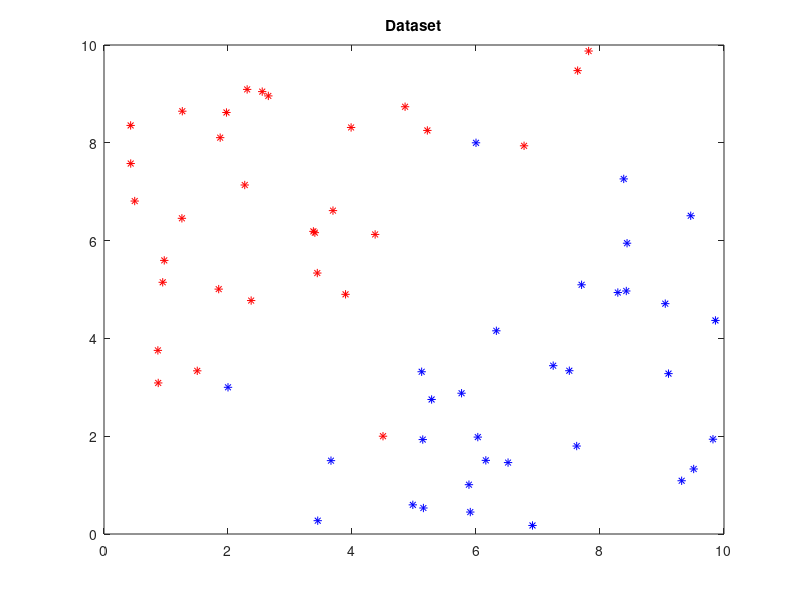

The MATLAB script that drew this image: (Note: this script raises an error after producing the figure.)
%% 
% *Linear Support Vector Machine - Soft Margins*
% 
% Find the separating hyperplane for the data set given by solving the dual 
% problem (5) with C = 10. What is the value of λi corresponding to the misclassified 
% points?

close all;
clear;
clc;
matlab.lang.OnOffSwitchState = 1;
%%
A = [0.4952    6.8088
    2.6505    8.9590
    3.4403    5.3366
    3.4010    6.1624
    5.2153    8.2529
    7.6393    9.4764
    1.5041    3.3370
    3.9855    8.3138
    1.8500    5.0079
    1.2631    8.6463
    3.8957    4.9014
    1.9751    8.6199
    1.2565    6.4558
    4.3732    6.1261
    0.4297    8.3551
    3.6931    6.6134
    7.8164    9.8767
    4.8561    8.7376
    6.7750    7.9386
    2.3734    4.7740
    0.8746    3.0892
    2.3088    9.0919
    2.5520    9.0469
    3.3773    6.1886
    0.8690    3.7550
    1.8738    8.1053
    0.9469    5.1476
    0.9718    5.5951
    0.4309    7.5763
    2.2699    7.1371
    4.5000    2.0000];

B = [7.2450    3.4422
    7.7030    5.0965
    5.7670    2.8791
    3.6610    1.5002
    9.4633    6.5084
    9.8221    1.9383
    8.2874    4.9380
    5.9078    0.4489
    4.9810    0.5962
    5.1516    0.5319
    8.4363    5.9467
    8.4240    4.9696
    7.6240    1.7988
    3.4473    0.2725
    9.0528    4.7106
    9.1046    3.2798
    6.9110    0.1745
    5.1235    3.3181
    7.5051    3.3392
    6.3283    4.1555
    6.1585    1.5058
    8.3827    7.2617
    5.2841    2.7510
    5.1412    1.9314
    6.0290    1.9818
    5.8863    1.0087
    9.5110    1.3298
    9.3170    1.0890
    6.5170    1.4606
    9.8621    4.3674
    6.0000    8.0000
    2.0000    3.0000];

plot(A(:,1),A(:,2), 'r*',B(:,1),B(:,2), 'b*');
title('Dataset');
%%
% Set the environment values
nA = size(A,1);
nB = size(B,1);

% Training set
T = [A;B];

C = 10;
y = [ones(nA,1);-ones(nB,1)];
l = length(y);

% Set Q
Q = zeros(l,l);

for i = 1:l
    for j = 1:l
        Q(i,j) = y(i)*y(j)*T(i,:)*T(j,:)';
    end 
end 

f = -ones(l,1);
lb = zeros(l,1);
ub = C*ones(l,1);

% Set the problem
options = optimset('LargeScale', 'off', 'Display', 'off');
lambda = quadprog(Q,f,[],[],y',0, lb,ub, [], options);

% Set W
w = zeros(2,1);
for i = 1:l
    w = w + lambda(i)*y(i)*T(i,:)';
end

% Set b
indicator = find((lambda > 1e-3) & (lambda <= C-1e-3));
i = indicator(1);
b = 1/y(i) - w'*T(i,:)';

% Plot the hyperplane optimize 
x = 0:0.1:10;
u = (-w(1)/w(2)).*x - b/w(2);
v = (-w(1)/w(2)).*x + (1-b)/w(2);
vv = (-w(1)/w(2)).*x + (-1-b)/w(2);
 
plot(A(:,1), A(:,2), 'r*' ,B(:,1), B(:,2), 'b*', ...
     x, u,'k-', x,v, 'r-', x,vv, 'b-');

% Plot the support Points
support = find(lambda > 1e-3);
support_A = support(support <= nA);
support_B = support(support > nA)-nA;

hold on
plot(A(support_A,1), A(support_A,2), 'ro' ,B(support_B,1), B(support_B,2), 'bo');
xlim([0 10]);
ylim([0 10]);
hold off

fprintf('Lambda Values \n Support Points A');
fprintf('%0.2f \n', lambda(support_A));

fprintf(' Support Points B');
fprintf('%0.2f \n', lambda(support_B));



%% 
%